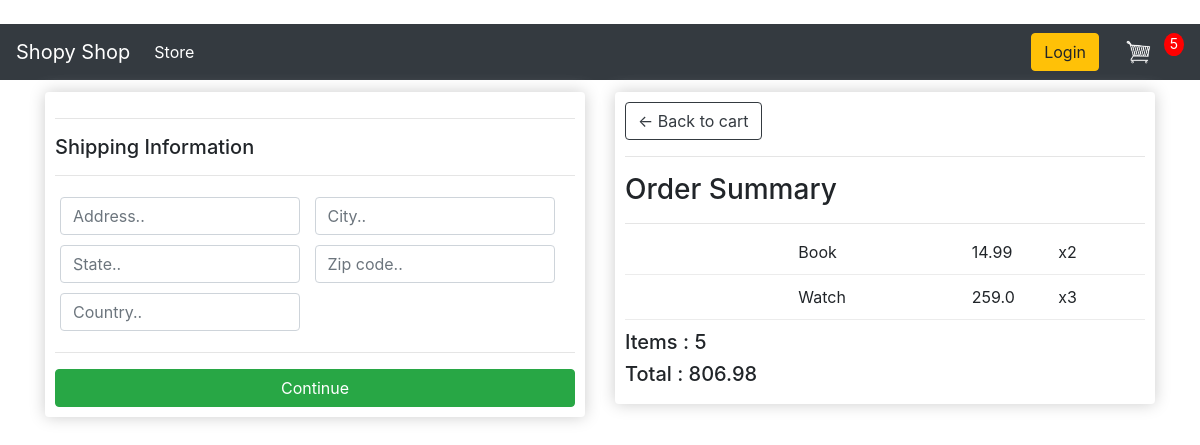
The page /checkout/ (signed in) on the database as committed earlier.
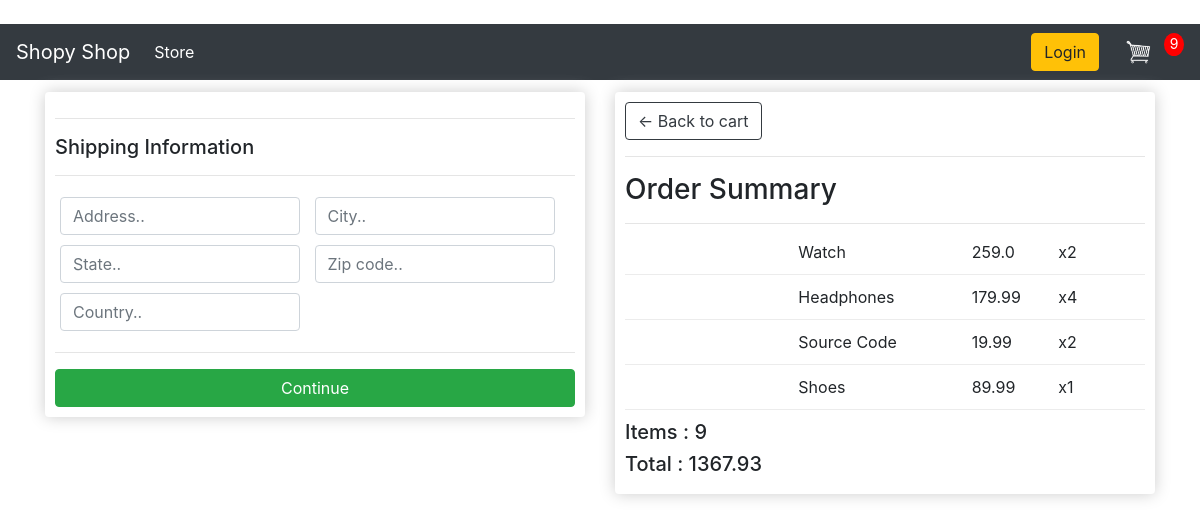
The same page on the database as committed later.
### store/models.py (models this page shows, shortened)
class OrderItem(models.Model):
    product = models.ForeignKey(Product , on_delete=models.SET_NULL , null=True)
    order = models.ForeignKey(Order , on_delete=models.SET_NULL , null=True)
    quanity = models.IntegerField(default=0 , null=True , blank=True)
    date_added = models.DateTimeField(auto_now_add=True)
    @property
    def get_total(self):
        total = self.product.price * self.quanity
        return total

class Product(models.Model):
    name = models.CharField(max_length=200 , null=True)
    price = models.FloatField()
    digital = models.BooleanField(default=False , null=True , blank=False)
    image = CloudinaryField('images/' , default='')
    @property
    def imageURL(self):
        try:
            url = self.image.url
        except:
            url = ''
        return url

class Order(models.Model):
    customer = models.ForeignKey(Customer , on_delete=models.SET_NULL , blank=True , null=True)
    date_ordered = models.DateTimeField(auto_now_add=True)
    complete = models.BooleanField(default=False , null=True)
    transaction_id = models.CharField(max_length=200 , null=True)
    @property
    def shipping(self):
        shipping = False
        orderitems = self.orderitem_set.all()
        for i in orderitems:
            if i.product.digital == False:
                shipping = True
        return shipping
    @property
    def get_cart_total(self):
        orderitems = self.orderitem_set.all()
        total = sum([item.get_total for item in orderitems])
        return total
    @property
    def get_cart_items(self):
        orderitems = self.orderitem_set.all()
        total = sum([item.quanity for item in orderitems])
        return total

### store/views.py (the view)
# urls.py: path('checkout/' , views.checkout , name="checkout"),
def checkout(request):
    if request.user.is_authenticated:
        customer = request.user.customer
        order ,  created = Order.objects.get_or_create(customer = customer , complete=False)
        items = order.orderitem_set.all()
        cartItems = order.get_cart_items
    else:
        items=[]
        order = {'get_cart_total': 0 , 'get_cart_items':0 , 'shipping':False }
        cartItems = order['get_cart_items']
    context = {'items':items , "order":order , 'cartItems':cartItems }
    message = "This is the checkout page"
    return render (request , 'store/checkout.html' ,context)

### store/templates/store/checkout.html (shortened to what this page needs)
{% extends 'store/main.html' %}
{% load static %}
{% block content %}
<div class="row">
    <div class="col-lg-6">
        <div class="box-element" id="form-wrapper">
            <form id="form" action="">
                <div id="shipping-info">
                    <hr>
                    <h5>Shipping Information</h5>
                    <hr>
                    <div style="width: 250px; display: inline-block;padding: 5px;" class="form-field">
                        <input class="form-control" type="text" name="address" placeholder="Address..">
                    </div>
                    <div style="width: 250px; display: inline-block;padding: 5px;" class="form-field">
                        <input class="form-control" type="text" name="city" placeholder="City..">
                    </div>
                    <div style="width: 250px; display: inline-block;padding: 5px;" class="form-field">
                        <input class="form-control" type="text" name="state" placeholder="State..">
                    </div>
                    <div style="width: 250px; display: inline-block;padding: 5px;" class="form-field">
                        <input class="form-control" type="text" name="zipcode" placeholder="Zip code..">
                    </div>
                    <div style="width: 250px; display: inline-block;padding: 5px;" class="form-field">
                        <input class="form-control" type="text" name="country" placeholder="Country..">
                    </div>
                </div>
                <hr>
                <input id="form-button" class="btn btn-success btn-block" type="submit" value="Continue">
            </form>
        </div>
        <br>
    </div>
    <div class="col-lg-6">
        <div class="box-element">
            <a class="btn btn-outline-dark" href="{% url 'cart' %}"> &#x2190; Back to cart </a>
            <hr>
            <h3>Order Summary</h3>
            <hr>
            {% for item in items %}
            <div class="cart-row">
                <div style="flex: 2;">
                </div>
                <div style="flex: 2;"> {{item.product.name}} </div>
                <div style="flex: 1;"> {{item.product.price}} </div>
                <div style="flex: 1;"> x{{item.quanity}} </div>
            </div>
            {% endfor %}
            <h5>Items : {{order.get_cart_items}}</h5>
            <h5>Total : {{order.get_cart_total|floatformat:2}}</h5>
        </div>
    </div>
</div>
{% endblock content %}

Rows that differ between the two databases and show on the page:
removed OrderItem: product.name "Book", product.price "14.99", quanity "2"
changed OrderItem "Watch": quanity "3" → "2"
added OrderItem: product.name "Headphones", product.price "179.99", quanity "4"
added OrderItem: product.name "Source Code", product.price "19.99", quanity "2"
added OrderItem: product.name "Shoes", product.price "89.99", quanity "1"
changed through a linked row, Order: get_cart_items "5" → "9"; get_cart_total "806.98" → "1367.93"
Other text that changed with them:
{{ cartItems }}: "5" → "9"
